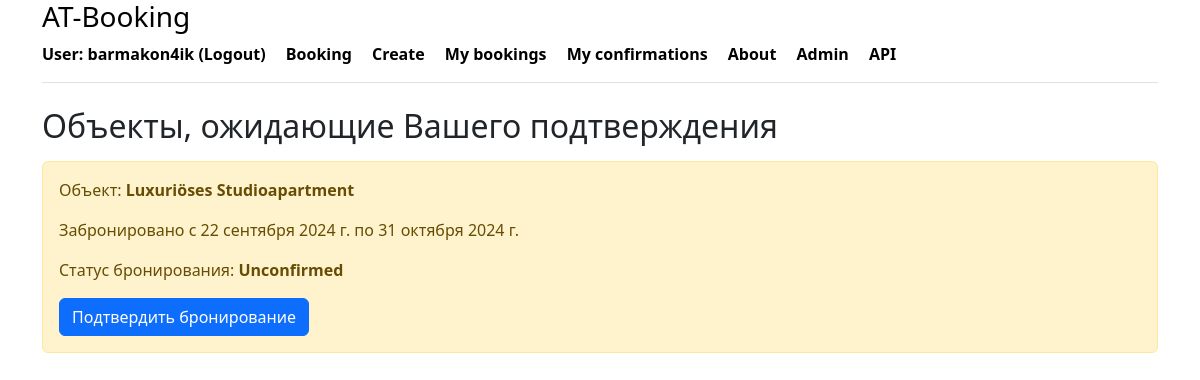
Before: /my_confirmation/ (signed in) with the older database file.
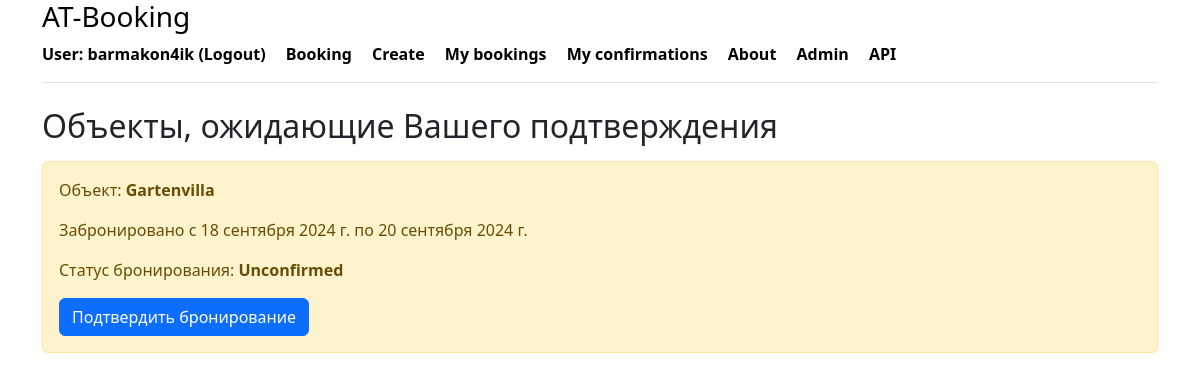
After: the same page with the newer database file.
### booking/models.py (models this page shows, shortened)
class Booking(models.Model):
    class BookingStatus(models.TextChoices):
        CONFIRMED = 'CONFIRMED', _('Confirmed')
        PENDING = 'PENDING', _('Pending confirmation')
        CANCELED = 'CANCELED', _('Canceled')
        UNCONFIRMED = 'UNCONFIRMED', _('Unconfirmed')
    status = models.CharField(
        _('Status'),
        max_length=20,
        choices=BookingStatus.choices,
        default=BookingStatus.UNCONFIRMED
    ) # Статус бронирования
    owner = models.ForeignKey(
        User,
        on_delete=models.CASCADE,
        related_name='bookings'
    ) # Пользователь, который забронировал
    created_at = models.DateTimeField(
        auto_now_add=True
    ) # Дата создания бронирования
    date_from = models.DateField(
        _('Booking from'),
        null=True,
        blank=True) # Дата начала бронирования
    date_to = models.DateField(
        _('Booking to'),
        null=True,
        blank=True) # Дата окончания бронирования
    housing = models.ForeignKey(
        Housing,
        on_delete=models.CASCADE,
        related_name='bookings'
    )  # Жилье, которое было забронировано
    class Meta:
        verbose_name_plural = _('bookings')
        verbose_name = _('booking')
        indexes = [
            models.Index(fields=['status']),
            models.Index(fields=['date_from', 'date_to']),
        ]

class Housing(models.Model):
    class HousingType(models.TextChoices):
        APARTMENT = 'APARTMENT', 'Квартира'
        HOUSE = 'HOUSE', 'Дом'
        STUDIO = 'STUDIO', 'Студия'
        CASTLE = 'CASTLE', 'Замок'
        HOTEL = 'HOTEL', 'Гостиница'
        VILLA = 'VILLA', 'Вилла'
        COTTAGE = 'COTTAGE', 'Коттедж'
    name = models.CharField(_('Name of object'), max_length=100)
    type = models.CharField(
        _('Type of object'),
        max_length=20,
        choices=HousingType.choices,
        default=HousingType.APARTMENT
    )
    country = models.CharField(_('Country'), max_length=50)
    post_code = models.CharField(_('Postal code'), max_length=10)
    city = models.CharField(_('City'), max_length=50)
    street = models.CharField(_('Street'), max_length=50, null=True, blank=True)
    house_number = models.CharField(_('House number'), max_length=50, null=True, blank=True)
    rooms = models.IntegerField(_('Number of rooms'))
    description = models.TextField(_('Description'))
    price = models.DecimalField(_('Price'), max_digits=10, decimal_places=2)
    owner = models.ForeignKey(User, on_delete=models.CASCADE, related_name='owner_housings')
    is_visible = models.BooleanField(default=True)
    created_at = models.DateTimeField(auto_now_add=True)
    class Meta:
        verbose_name_plural = _('housings')
        verbose_name = _('housing')
        indexes = [
            models.Index(fields=['type']),
            models.Index(fields=['price']),
        ]

### booking/views.py (the view)
# urls.py: path('my_confirmation/', my_confirmation, name='my_confirmation'),
@login_required
def my_confirmation(request):
    user = request.user
    if user.is_staff or user.is_superuser:
        bookings_status = Booking.objects.filter(status__in=['PENDING', 'UNCONFIRMED']).order_by('-created_at')
    else:
        bookings_status = Booking.objects.filter(
            housing__owner=user, status__in=['PENDING', 'UNCONFIRMED']
        ).order_by('-created_at')
    return render(request, 'booking/my_confirmation.html', {'bookings_status': bookings_status})

### booking/templates/booking/my_confirmation.html (shortened to what this page needs)
{% extends 'booking/base.html' %}
{% block content %}
    <h2>Объекты, ожидающие Вашего подтверждения</h2>
    {% if bookings_status %}
        <ul class="list-group">
            {% for booking_status in bookings_status %}
                <div class="alert alert-warning mt-2">
                        <p>Объект: <strong>{{ booking_status.housing.name }}</strong></p>
                        <p>Забронировано с {{ booking_status.date_from }} по {{ booking_status.date_to }}</p>
                        <p>Статус бронирования: <strong>{{ booking_status.get_status_display }}</strong></p>
                        <a href="{% url 'change_booking_status' booking_status.id %}" class="btn btn-primary">Подтвердить бронирование</a>
                </div>
            {% endfor %}
        </ul>
    {% else %}
        <div class="alert alert-warning mt-2">
            <p>У вас нет объектов, ожидающих изменение статуса бронирования.</p>
        </div>
    {% endif %}
{% endblock %}

Changed rows visible on the page:
no longer on this page (row edited): Booking: housing.name "Luxuriöses Studioapartment", date_from "22 сентября 2024 г.", date_to "31 октября 2024 г.", status "Unconfirmed"
added Booking: housing.name "Gartenvilla", date_from "18 сентября 2024 г.", date_to "20 сентября 2024 г.", status "Unconfirmed"
